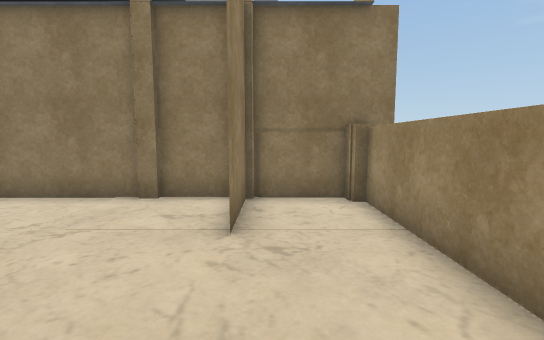
[1] (above)

15 first-person views from a walk through a Unity game level. The camera is 0.72 m above the floor, tilts 6° down and sees 85° across. Doors are open. The floor is counted in squares, 0.5 m on a side. Each view is taken from the middle of a square. On the plan, view 1 faces up. The plan holds only what a view shows up to about 14 squares ahead; the rest is blank. The place goes on beyond the plan. The player character is not drawn. Some animated figures are not drawn.

[2]
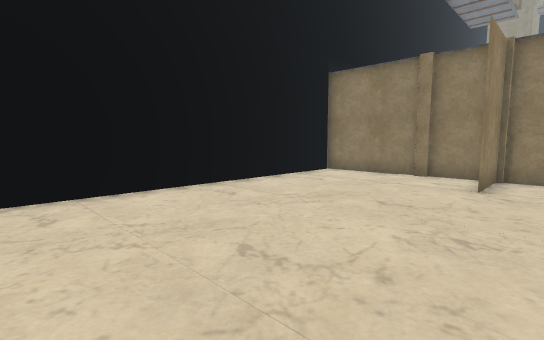

[3]
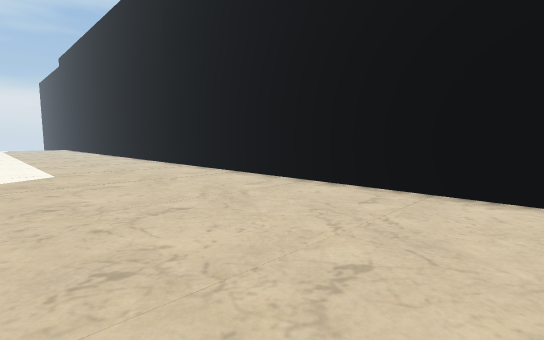

[4]
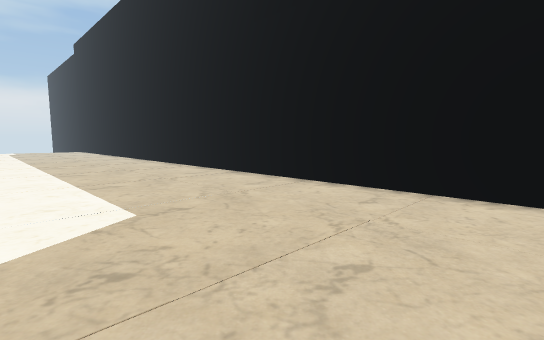

[5]
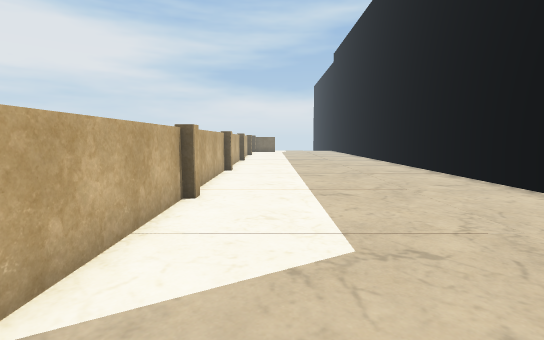

[6]
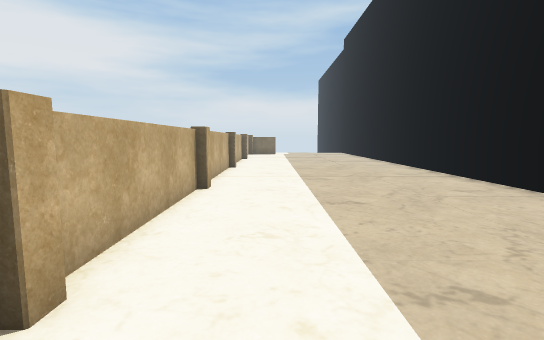

[7]
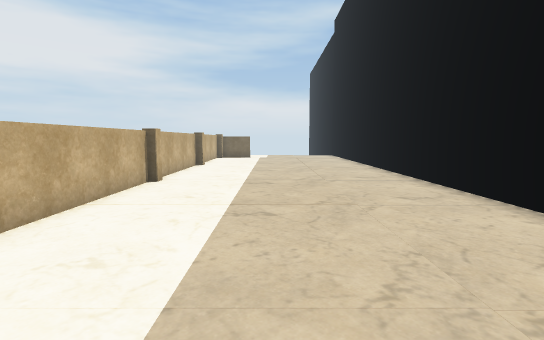

[8]
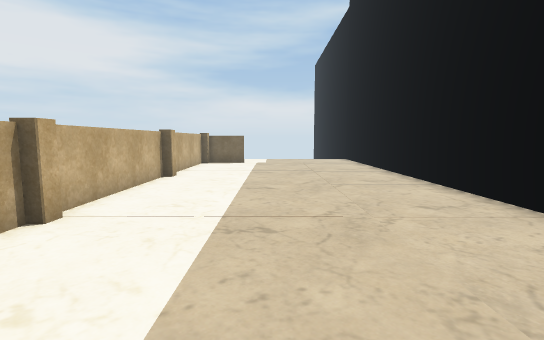

[9]
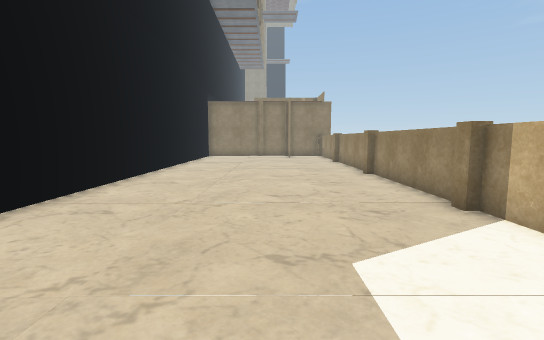

[10]
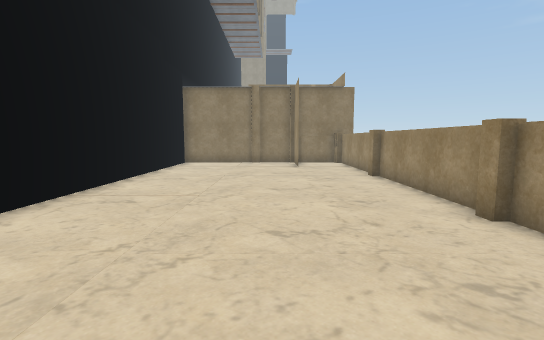

[11]
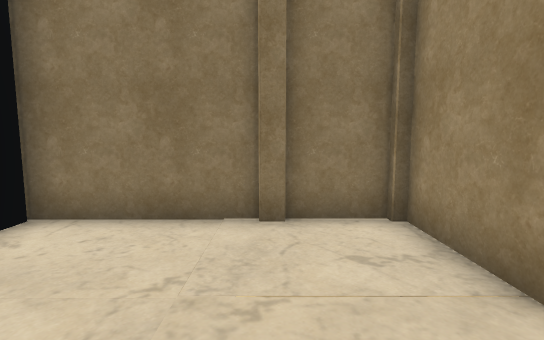

[12]
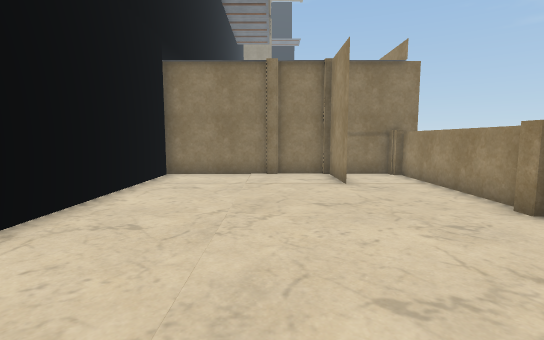

[13]
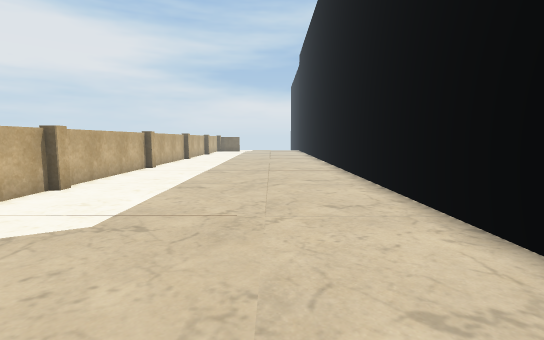

[14]
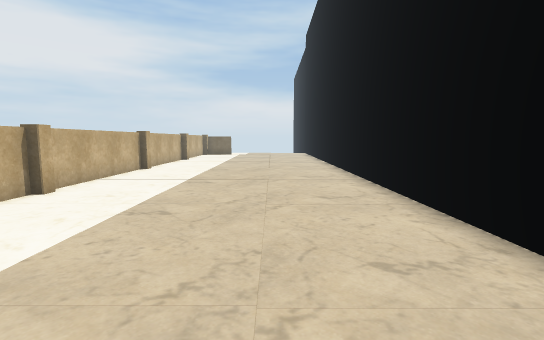

[15]
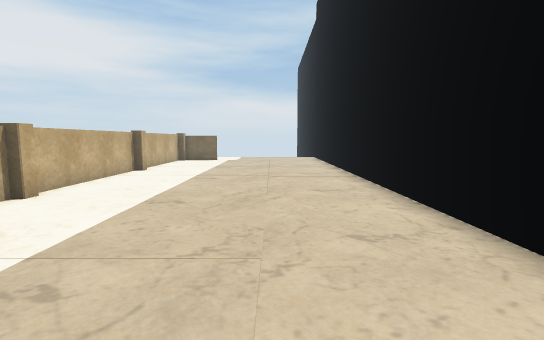

### Floor plan
Points are (right, up) in squares from view 1. A wall is a line through its corners. A room is listed if a view was taken in it or the views show most of it. See-through windows are left out.
Room 1 (views 1, 2, 3, 4, 5, 6, 7, 8, 9, 10, 11, 12, 13, 14, 15)
walls: (2.2, -17.5) (2.2, -12.5); (2.2, -11.5) (2.2, -6.5); (2.2, -23.5) (2.2, -18.9); (2.2, -5.1) (2.2, 0.5); (2.2, -29.5) (2.2, -26.4); (2.2, 1.4) (2.2, 6.5); (-0.6, 4.2) (-0.6, 6.5) (-0.6, 4.2); (2.2, -36.5) (2.2, -33.4); (-1.4, 7.3) (-7.3, 7.3) (-7.3, -37.5); (1.5, 7.3) (-0.5, 7.3)
ways out: open door at (-6, 7); open door at (-2, 7)
objects: other object (-3, 7) to (-3, 8); other object (1, -25); other object (2, -37); other object (2, -31)

Where each view was taken, in squares from view 1:
view 1: 0 up, 0 right, facing up
view 2: 5 down, 1 right, facing up-left
view 3: 1 down, 1 right, facing down-left
view 4: 9 down, 1 right, facing down-left
view 5: 11 down, 0 right, facing down
view 6: 16 down, 0 right, facing down
view 7: 21 down, 2 left, facing down
view 8: 26 down, 2 left, facing down
view 9: 18 down, 2 left, facing up
view 10: 11 down, 2 left, facing up
view 11: 2 up, 3 left, facing up
view 12: 5 down, 3 left, facing up
view 13: 10 down, 4 left, facing down
view 14: 17 down, 4 left, facing down
view 15: 24 down, 4 left, facing down
